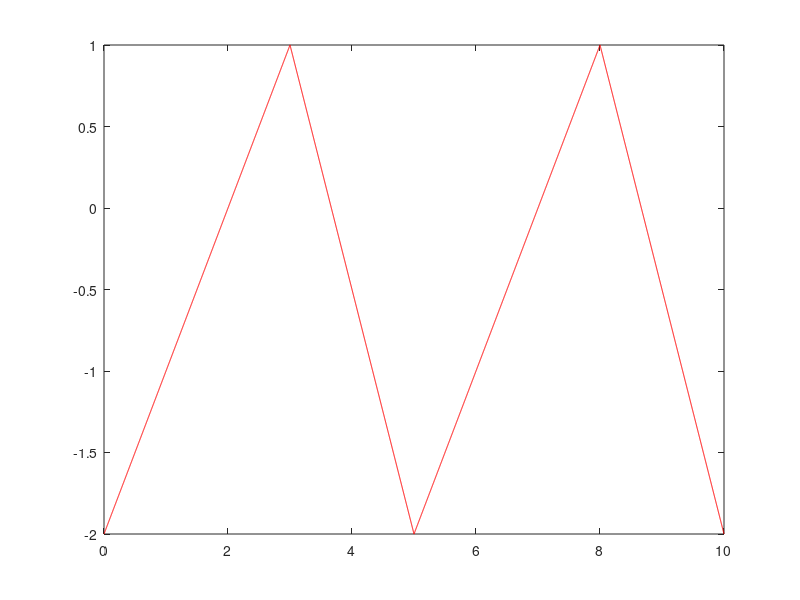
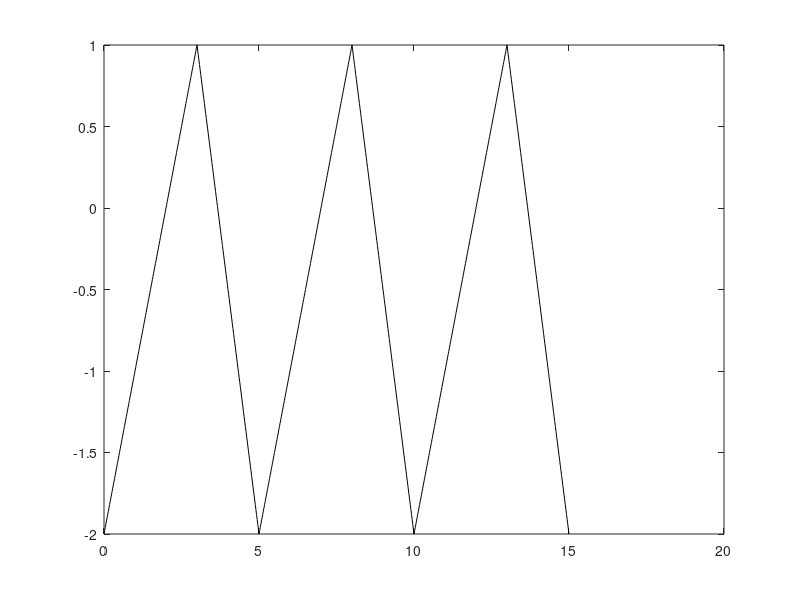
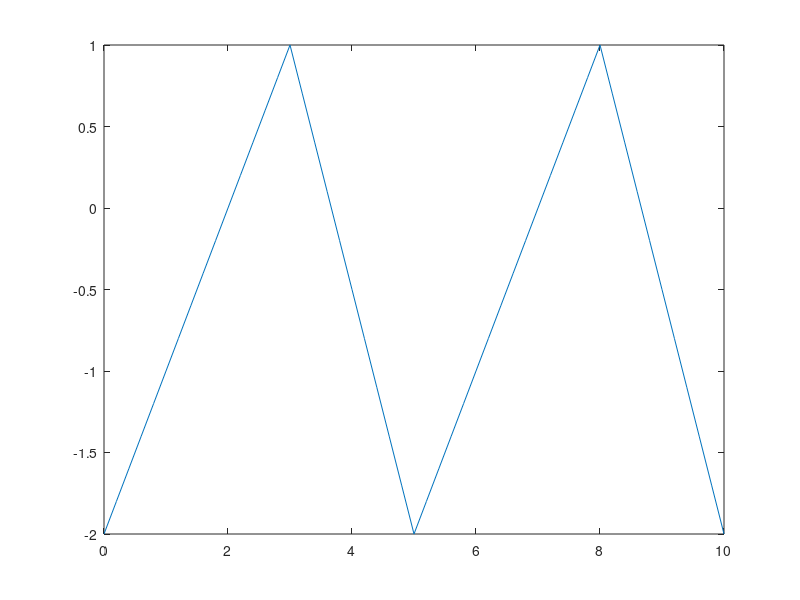

Write the MATLAB code that produced these figures, in order.
t=0 : 0.002 :10; %baza de timp cu pas de 2ms
T=5; %perioada
f=1/T; %frecventa data de perioada
amp=1.5; %amplitudine
offset=-0.5; %mutam nivelul amplitudinii pentru a putea avea min=-2 si max=1
semnal=offset + amp*sawtooth(2*pi*f*t, 0.6); %se formeaza semnalul triunghiular cu caracteristicile specificate
plot(t,semnal,'-red') %afisare semnal

t=0 : 0.02 :15; %pas de 20ms, cu aceleasi caracteristici
T=5;
f=1/T;
amp=1.5;
offset=-0.5;
semnal=offset + amp*sawtooth(2*pi*f*t, 0.6);
figure % o noua figura
plot(t,semnal,'-black')

t=0 : 0.2 :10; %pas de 200ms, caracteristici la fel ca la cele de mai sus
T=5;
f=1/T;
amp=1.5;
offset=-0.5;
semnal=offset + amp*sawtooth(2*pi*f*t, 0.6);
figure
plot(t,semnal)